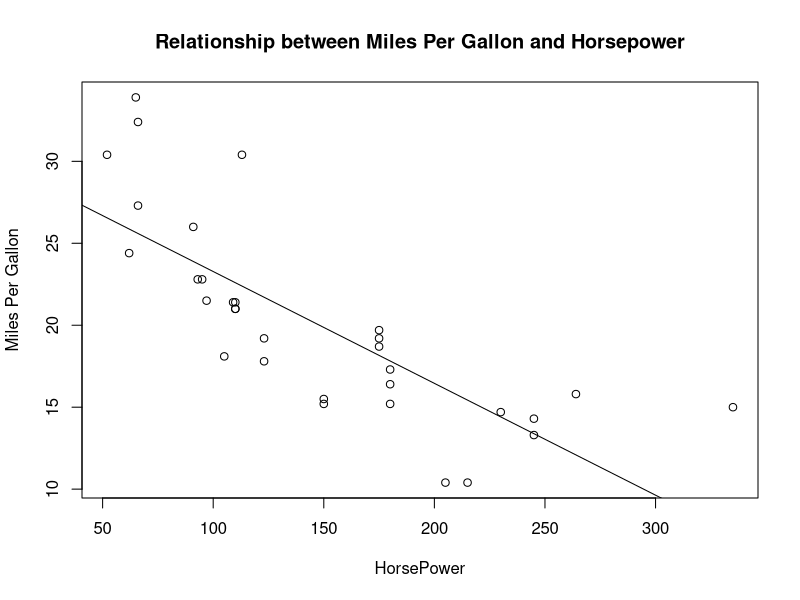
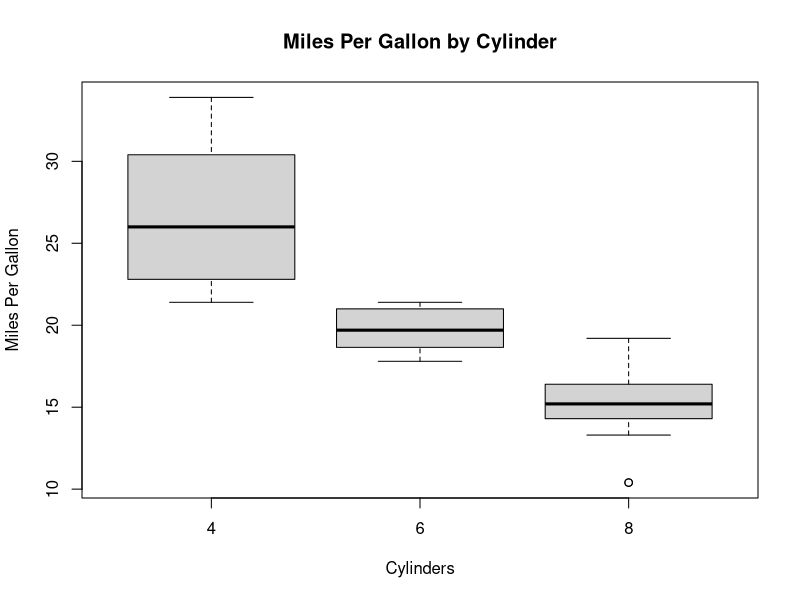

The R script that drew these images, in order:
## ---- chunk 1

## ---- chunk 2
plot(mtcars$hp, mtcars$mpg, xlab="HorsePower", ylab="Miles Per Gallon", main="Relationship between Miles Per Gallon and Horsepower")
abline(lm(mtcars$mpg~mtcars$hp))
boxplot(mtcars$mpg~mtcars$cyl, xlab="Cylinders", ylab="Miles Per Gallon", main="Miles Per Gallon by Cylinder")
